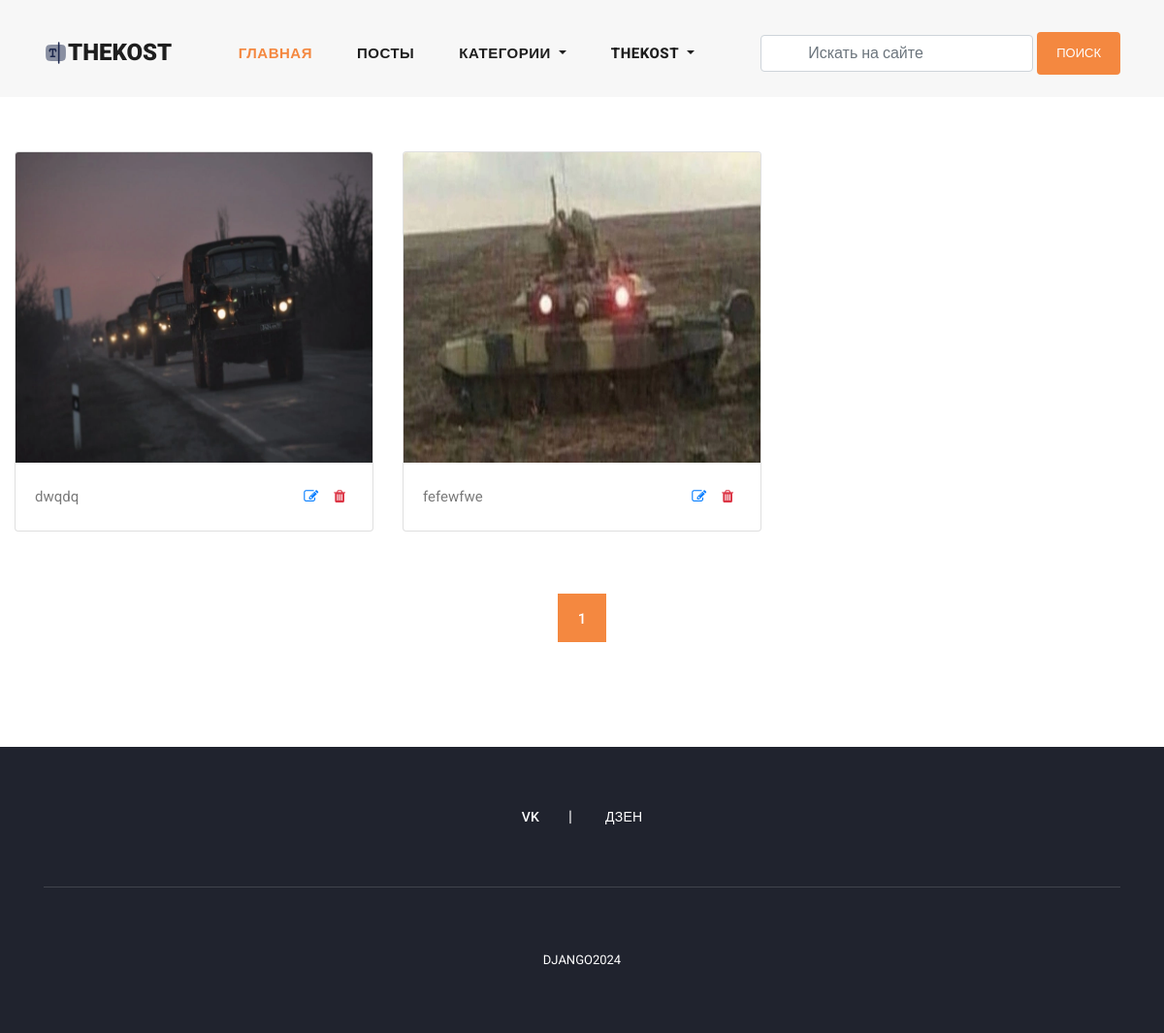
The app's page /my_blogs/ (signed in), older data.
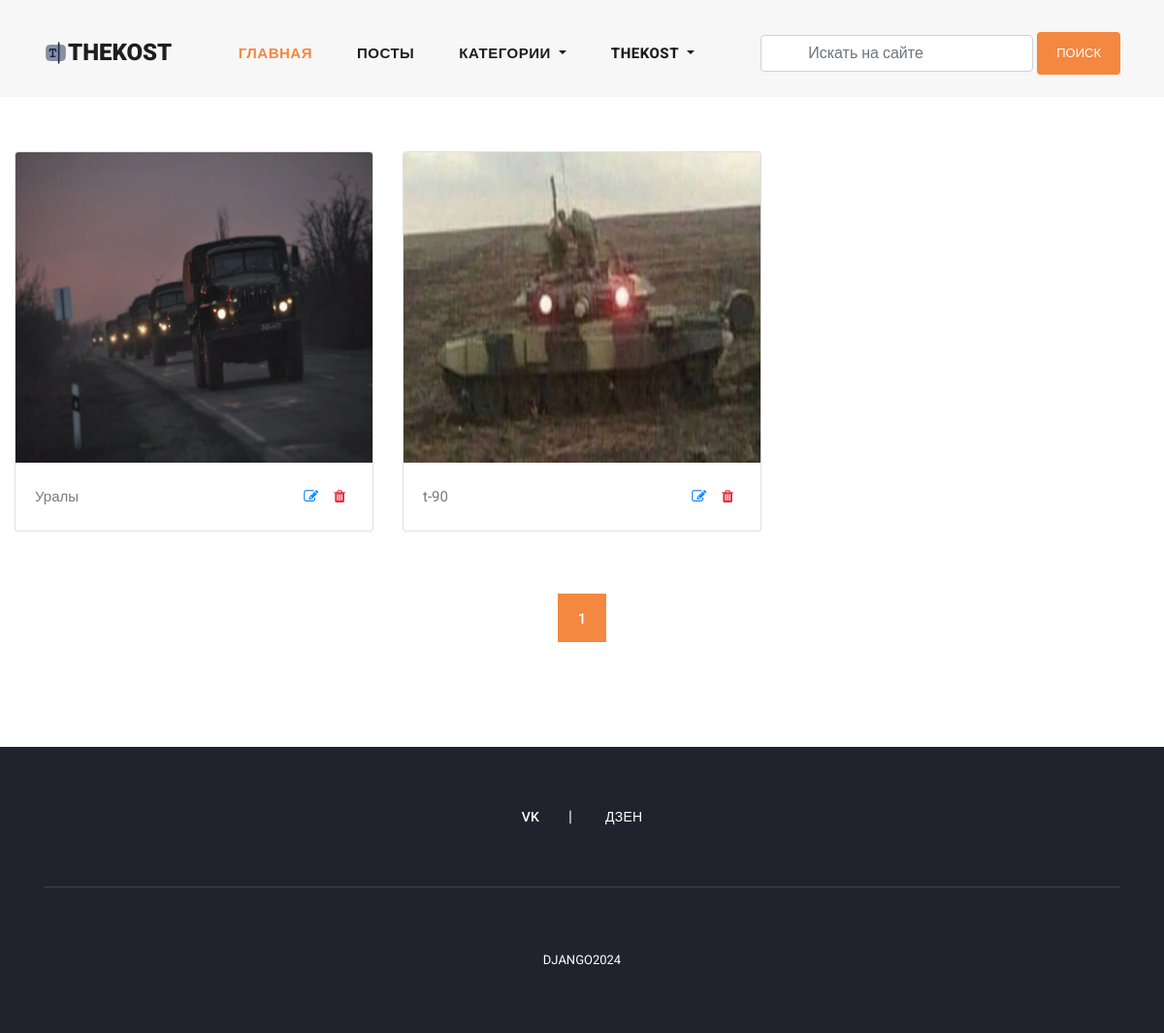
The same page, newer data.
### blog/models.py (models this page shows, shortened)
class Blog(models.Model):
    user = models.ForeignKey(
        User,
        related_name='user_blogs',
        on_delete=models.CASCADE
    )
    category = models.ForeignKey(
        Category,
        related_name='category_blogs',
        on_delete=models.CASCADE
    )
    tags = models.ManyToManyField(
        Tag,
        related_name='tag_blogs',
        blank=True
    )
    likes = models.ManyToManyField(
        User,
        related_name='user_likes',
        blank=True
    )
    title = models.CharField(
        max_length=250
    )
    slug = models.SlugField(null=True, blank=True)
    banner = models.ImageField(upload_to='blog_banners')
    description = RichTextField()
    created_date = models.DateField(auto_now_add=True)

### blog/views.py (the view, shortened to what this page needs)
# urls.py: path('my_blogs/', my_blogs, name='my_blogs'),
@login_required(login_url='login')
def my_blogs(request):
    queryset = request.user.user_blogs.all()  # Получение всех блогов пользователя
    page = request.GET.get('page', 1)  # Получение номера текущей страницы из GET-запроса, по умолчанию - 1
    paginator = Paginator(queryset, 6)  # Создание объекта пагинатора для разбиения результатов на страницы
    delete = request.GET.get('delete', None)  # Получение параметра delete из GET-запроса
    try:
        blogs = paginator.page(page)  # Получение объекта Page с результатами для текущей страницы
    except EmptyPage:
        blogs = paginator.page(1)  # Если указанная страница пуста, показываем первую страницу
    except PageNotAnInteger:
        blogs = paginator.page(1)  # Если номер страницы не является целым числом, показываем первую страницу
        return redirect('blogs')  # Перенаправляем на страницу блогов
    context = {
        "blogs": blogs,  # Передача объекта Page с блогами в контекст шаблона
        "paginator": paginator  # Передача объекта пагинатора в контекст шаблона
    }
    return render(request, 'my_blogs.html', context)  # Рендеринг шаблона страницы всех блогов пользователя

### blog/context_processors.py (called while the page is built)
def get_all_categories(request):
    categories = Category.objects.all()
    context = {
        "categories": categories
    }
    return context

### templates/my_blogs.html (shortened to what this page needs)
{% extends 'base.html' %}
{% load static %}
{% block content %}
    <section class="my-blogs">
        <div class="container-fluid">
            <div class="row py-5">
                {% for blog in blogs %}
                    <div class="col-md-4 my-2">
                        <div class="card">
                            <img class="card-img-top img-fluid" style="width: 100%; height: 320px;"
                                 src="{{ blog.banner.url }}" alt="Card image cap">
                            <div class="card-body">
                                <p class="card-text d-flex flex-row">
                                    {{ blog.title|truncatechars:15 }}
                                    <a class="px-2 ml-auto" href="{% url 'update_blog' blog.slug %}">
                                        <i class="fa fa-edit"></i>
                                    </a>
                                    <a class="px-2" href="?delete={{ blog.pk }}">
                                        <i class="fa fa-trash text-danger"></i>
                                    </a>
                                </p>
                            </div>
                        </div>
                    </div>
                {% endfor %}
            </div>
            <div class="row py-2 justify-content-center">
                <div class="col-md-8">
                    {% include 'pagination.html' %}
                </div>
            </div>
        </div>
    </section>
{% endblock content %}

Row changes from the older to the newer data that the page shows:
changed Blog: title "dwqdq" → "Уралы"
changed Blog (number 2 of 2 on the later page): title "fefewfwe" → "t-90"
